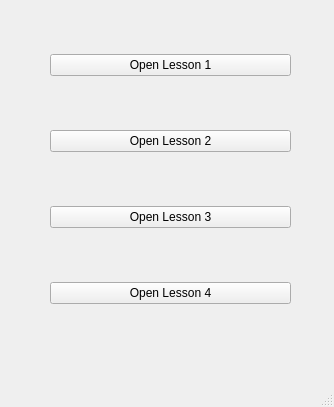
<?xml version="1.0" encoding="UTF-8"?>
<ui version="4.0">
 <class>Main_Window</class>
 <widget class="QMainWindow" name="Main_Window">
  <property name="geometry">
   <rect>
    <x>0</x>
    <y>0</y>
    <width>334</width>
    <height>407</height>
   </rect>
  </property>
  <property name="windowTitle">
   <string>Main_Window</string>
  </property>
  <widget class="QWidget" name="centralwidget">
   <widget class="QWidget" name="verticalLayoutWidget">
    <property name="geometry">
     <rect>
      <x>50</x>
      <y>20</y>
      <width>241</width>
      <height>321</height>
     </rect>
    </property>
    <layout class="QVBoxLayout" name="verticalLayout">
     <property name="spacing">
      <number>20</number>
     </property>
     <item>
      <widget class="QPushButton" name="Open_Lesson_1">
       <property name="text">
        <string>Open Lesson 1</string>
       </property>
      </widget>
     </item>
     <item>
      <widget class="QPushButton" name="Open_Lesson_2">
       <property name="text">
        <string>Open Lesson 2</string>
       </property>
      </widget>
     </item>
     <item>
      <widget class="QPushButton" name="pushButton">
       <property name="text">
        <string>Open Lesson 3</string>
       </property>
      </widget>
     </item>
     <item>
      <widget class="QPushButton" name="pushButton_2">
       <property name="text">
        <string>Open Lesson 4</string>
       </property>
      </widget>
     </item>
    </layout>
   </widget>
  </widget>
  <widget class="QMenuBar" name="menubar">
   <property name="geometry">
    <rect>
     <x>0</x>
     <y>0</y>
     <width>334</width>
     <height>21</height>
    </rect>
   </property>
  </widget>
  <widget class="QStatusBar" name="statusbar"/>
 </widget>
 <resources/>
 <connections/>
</ui>
